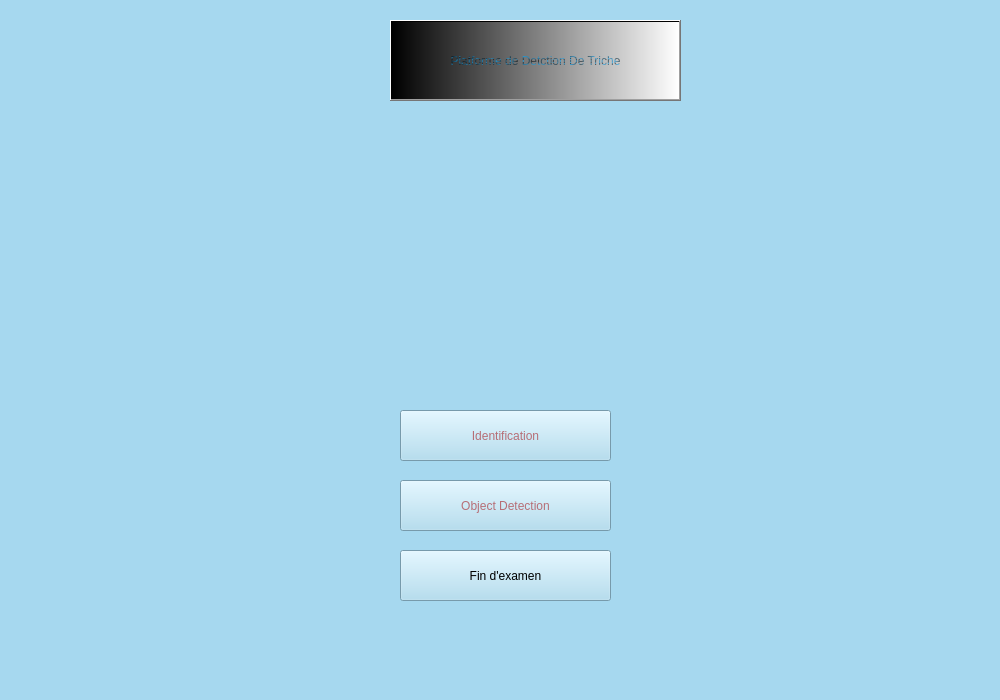
<?xml version="1.0" encoding="UTF-8"?>
<ui version="4.0">
 <class>MainWindow</class>
 <widget class="QMainWindow" name="MainWindow">
  <property name="geometry">
   <rect>
    <x>0</x>
    <y>0</y>
    <width>1000</width>
    <height>700</height>
   </rect>
  </property>
  <property name="minimumSize">
   <size>
    <width>1000</width>
    <height>500</height>
   </size>
  </property>
  <property name="maximumSize">
   <size>
    <width>1000</width>
    <height>700</height>
   </size>
  </property>
  <property name="windowTitle">
   <string>MainWindow</string>
  </property>
  <property name="styleSheet">
   <string notr="true">background-image: url(:/triche2.jpg);
background-color: rgb(166, 216, 239);

background-repeat: no-repeat;
</string>
  </property>
  <property name="iconSize">
   <size>
    <width>125</width>
    <height>108</height>
   </size>
  </property>
  <property name="tabShape">
   <enum>QTabWidget::Rounded</enum>
  </property>
  <widget class="QWidget" name="centralwidget">
   <widget class="QPushButton" name="pushButton_4">
    <property name="geometry">
     <rect>
      <x>400</x>
      <y>480</y>
      <width>211</width>
      <height>51</height>
     </rect>
    </property>
    <property name="styleSheet">
     <string notr="true">

font: 75 11pt &quot;MS Shell Dlg 2&quot;;
color: rgb(182, 110, 118);</string>
    </property>
    <property name="text">
     <string>Object Detection</string>
    </property>
   </widget>
   <widget class="QPushButton" name="pushButton_5">
    <property name="geometry">
     <rect>
      <x>400</x>
      <y>410</y>
      <width>211</width>
      <height>51</height>
     </rect>
    </property>
    <property name="styleSheet">
     <string notr="true">

font: 75 11pt &quot;MS Shell Dlg 2&quot;;
color: rgb(182, 110, 118);</string>
    </property>
    <property name="text">
     <string>Identification</string>
    </property>
   </widget>
   <widget class="QPushButton" name="pushButton">
    <property name="geometry">
     <rect>
      <x>390</x>
      <y>20</y>
      <width>291</width>
      <height>81</height>
     </rect>
    </property>
    <property name="styleSheet">
     <string notr="true">background-color: rgb(255, 255, 255);
font: 75 11pt &quot;MS Shell Dlg 2&quot;;
background-color: qlineargradient(spread:pad, x1:0, y1:0, x2:1, y2:0, stop:0 rgba(0, 0, 0, 255), stop:1 rgba(255, 255, 255, 255));
font: 75 11pt &quot;MS Shell Dlg 2&quot;;
color: qradialgradient(spread:repeat, cx:0.5, cy:0.5, radius:0.077, fx:0.5, fy:0.5, stop:0 rgba(0, 169, 255, 147), stop:0.497326 rgba(0, 0, 0, 147), stop:1 rgba(0, 169, 255, 147));
</string>
    </property>
    <property name="text">
     <string>Platforme de Detction De Triche</string>
    </property>
   </widget>
   <widget class="QLabel" name="label">
    <property name="geometry">
     <rect>
      <x>10</x>
      <y>30</y>
      <width>131</width>
      <height>71</height>
     </rect>
    </property>
    <property name="styleSheet">
     <string notr="true">image: url(:/uspn.jpg);</string>
    </property>
    <property name="text">
     <string/>
    </property>
   </widget>
   <widget class="QPushButton" name="pushButton_6">
    <property name="geometry">
     <rect>
      <x>400</x>
      <y>550</y>
      <width>211</width>
      <height>51</height>
     </rect>
    </property>
    <property name="styleSheet">
     <string notr="true">font: 75 10pt &quot;MS Shell Dlg 2&quot;;</string>
    </property>
    <property name="text">
     <string>Fin d'examen</string>
    </property>
   </widget>
  </widget>
  <widget class="QMenuBar" name="menubar">
   <property name="geometry">
    <rect>
     <x>0</x>
     <y>0</y>
     <width>1000</width>
     <height>26</height>
    </rect>
   </property>
  </widget>
  <widget class="QStatusBar" name="statusbar"/>
 </widget>
 <resources>
  <include location="icones.qrc"/>
 </resources>
 <connections/>
</ui>
